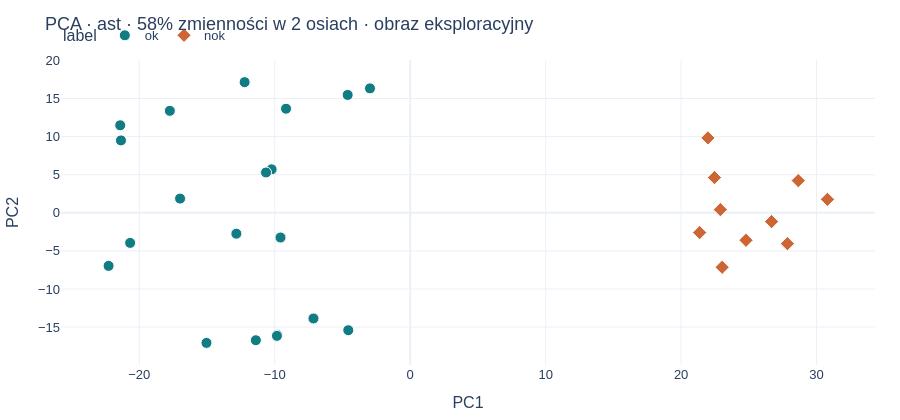
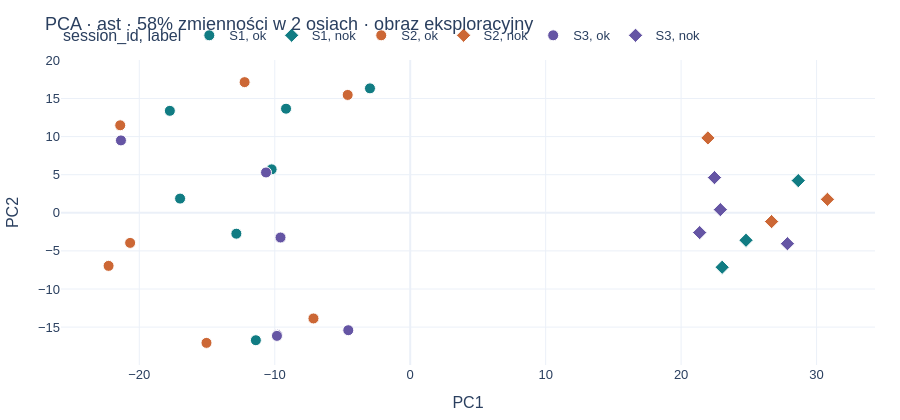

Here is the notebook cell these charts were saved with, in order:
### Code cell
from pinglab.plots import embedding_map
if encoded.plate_id.nunique()>=3:
    display(embedding_map(encoded,'ast')[0])
    display(embedding_map(encoded,'ast',color='session_id')[0])

### Figure 1 — Plotly figure (JSON) as saved in the notebook; plotly's stock layout.template omitted (floating-point values rounded to 4 significant figures)
{"data": [{"customdata": [[3, "S1"], [3, "S2"], [3, "S3"], [3, "S1"], [3, "S2"], [3, "S3"], [3, "S1"], [3, "S2"], [3, "S3"], [3, "S1"], [3, "S2"], [3, "S3"], [3, "S1"], [3, "S2"], [3, "S3"], [3, "S1"], [3, "S2"], [3, "S3"], [3, "S1"], [3, "S2"]], "hovertemplate": "<b>%{hovertext}</b><br><br>label=ok<br>PC1=%{x}<br>PC2=%{y}<br>n_hits=%{customdata[0]}<br>session_id=%{customdata[1]}<extra></extra>", "hovertext": ["SYN_001", "SYN_002", "SYN_003", "SYN_004", "SYN_005", "SYN_006", "SYN_007", "SYN_008", "SYN_009", "SYN_010", "SYN_011", "SYN_012", "SYN_013", "SYN_014", "SYN_015", "SYN_016", "SYN_017", "SYN_018", "SYN_019", "SYN_020"], "legendgroup": "ok", "marker": {"color": "#117c83", "line": {"color": "white", "width": 1}, "size": 11, "symbol": "circle"}, "mode": "markers", "name": "ok", "orientation": "v", "showlegend": true, "type": "scatter", "x": [-2.97, -20.68, -9.811, -10.23, -4.616, -9.575, -16.99, -7.142, -21.35, -11.39, -21.41, -9.838, -12.83, -15.04, -4.572, -17.74, -22.27, -10.64, -9.167, -12.22], "xaxis": "x", "y": [16.33, -3.949, -16.02, 5.701, 15.47, -3.241, 1.867, -13.87, 9.501, -16.72, 11.49, -16.15, -2.741, -17.07, -15.41, 13.38, -6.965, 5.294, 13.66, 17.15], "yaxis": "y"}, {"customdata": [[3, "S3"], [3, "S1"], [3, "S2"], [3, "S3"], [3, "S1"], [3, "S2"], [3, "S3"], [3, "S1"], [3, "S2"], [3, "S3"]], "hovertemplate": "<b>%{hovertext}</b><br><br>label=nok<br>PC1=%{x}<br>PC2=%{y}<br>n_hits=%{customdata[0]}<br>session_id=%{customdata[1]}<extra></extra>", "hovertext": ["SYN_021", "SYN_022", "SYN_023", "SYN_024", "SYN_025", "SYN_026", "SYN_027", "SYN_028", "SYN_029", "SYN_030"], "legendgroup": "nok", "marker": {"color": "#cc6735", "line": {"color": "white", "width": 1}, "size": 11, "symbol": "diamond"}, "mode": "markers", "name": "nok", "orientation": "v", "showlegend": true, "type": "scatter", "x": [27.85, 24.79, 21.98, 22.9, 23.03, 30.8, 21.37, 28.65, 26.68, 22.46], "xaxis": "x", "y": [-4.055, -3.605, 9.828, 0.4158, -7.148, 1.766, -2.596, 4.227, -1.154, 4.619], "yaxis": "y"}], "layout": {"colorway": ["#117c83", "#cc6735", "#6555a4", "#667788"], "font": {"family": "Arial, sans-serif", "size": 13}, "height": 420, "legend": {"orientation": "h", "title": {"text": "label"}, "tracegroupgap": 0, "x": 0, "y": 1.13}, "margin": {"b": 50, "l": 60, "r": 25, "t": 60}, "title": {"text": "PCA · ast · 58% zmienności w 2 osiach · obraz eksploracyjny"}, "xaxis": {"anchor": "y", "domain": [0, 1], "title": {"text": "PC1"}}, "yaxis": {"anchor": "x", "domain": [0, 1], "title": {"text": "PC2"}}}}

### Figure 2 — Plotly figure (JSON) as saved in the notebook; plotly's stock layout.template omitted (floating-point values rounded to 4 significant figures)
{"data": [{"customdata": [[3, "S1"], [3, "S1"], [3, "S1"], [3, "S1"], [3, "S1"], [3, "S1"], [3, "S1"]], "hovertemplate": "<b>%{hovertext}</b><br><br>session_id=%{customdata[1]}<br>label=ok<br>PC1=%{x}<br>PC2=%{y}<br>n_hits=%{customdata[0]}<extra></extra>", "hovertext": ["SYN_001", "SYN_004", "SYN_007", "SYN_010", "SYN_013", "SYN_016", "SYN_019"], "legendgroup": "S1, ok", "marker": {"color": "#117c83", "line": {"color": "white", "width": 1}, "size": 11, "symbol": "circle"}, "mode": "markers", "name": "S1, ok", "orientation": "v", "showlegend": true, "type": "scatter", "x": [-2.971, -10.23, -16.99, -11.39, -12.83, -17.74, -9.167], "xaxis": "x", "y": [16.33, 5.701, 1.867, -16.72, -2.741, 13.38, 13.66], "yaxis": "y"}, {"customdata": [[3, "S1"], [3, "S1"], [3, "S1"]], "hovertemplate": "<b>%{hovertext}</b><br><br>session_id=%{customdata[1]}<br>label=nok<br>PC1=%{x}<br>PC2=%{y}<br>n_hits=%{customdata[0]}<extra></extra>", "hovertext": ["SYN_022", "SYN_025", "SYN_028"], "legendgroup": "S1, nok", "marker": {"color": "#117c83", "line": {"color": "white", "width": 1}, "size": 11, "symbol": "diamond"}, "mode": "markers", "name": "S1, nok", "orientation": "v", "showlegend": true, "type": "scatter", "x": [24.79, 23.03, 28.65], "xaxis": "x", "y": [-3.605, -7.148, 4.227], "yaxis": "y"}, {"customdata": [[3, "S2"], [3, "S2"], [3, "S2"], [3, "S2"], [3, "S2"], [3, "S2"], [3, "S2"]], "hovertemplate": "<b>%{hovertext}</b><br><br>session_id=%{customdata[1]}<br>label=ok<br>PC1=%{x}<br>PC2=%{y}<br>n_hits=%{customdata[0]}<extra></extra>", "hovertext": ["SYN_002", "SYN_005", "SYN_008", "SYN_011", "SYN_014", "SYN_017", "SYN_020"], "legendgroup": "S2, ok", "marker": {"color": "#cc6735", "line": {"color": "white", "width": 1}, "size": 11, "symbol": "circle"}, "mode": "markers", "name": "S2, ok", "orientation": "v", "showlegend": true, "type": "scatter", "x": [-20.68, -4.616, -7.142, -21.41, -15.04, -22.27, -12.22], "xaxis": "x", "y": [-3.949, 15.47, -13.87, 11.49, -17.07, -6.965, 17.15], "yaxis": "y"}, {"customdata": [[3, "S2"], [3, "S2"], [3, "S2"]], "hovertemplate": "<b>%{hovertext}</b><br><br>session_id=%{customdata[1]}<br>label=nok<br>PC1=%{x}<br>PC2=%{y}<br>n_hits=%{customdata[0]}<extra></extra>", "hovertext": ["SYN_023", "SYN_026", "SYN_029"], "legendgroup": "S2, nok", "marker": {"color": "#cc6735", "line": {"color": "white", "width": 1}, "size": 11, "symbol": "diamond"}, "mode": "markers", "name": "S2, nok", "orientation": "v", "showlegend": true, "type": "scatter", "x": [21.98, 30.8, 26.68], "xaxis": "x", "y": [9.828, 1.766, -1.154], "yaxis": "y"}, {"customdata": [[3, "S3"], [3, "S3"], [3, "S3"], [3, "S3"], [3, "S3"], [3, "S3"]], "hovertemplate": "<b>%{hovertext}</b><br><br>session_id=%{customdata[1]}<br>label=ok<br>PC1=%{x}<br>PC2=%{y}<br>n_hits=%{customdata[0]}<extra></extra>", "hovertext": ["SYN_003", "SYN_006", "SYN_009", "SYN_012", "SYN_015", "SYN_018"], "legendgroup": "S3, ok", "marker": {"color": "#6555a4", "line": {"color": "white", "width": 1}, "size": 11, "symbol": "circle"}, "mode": "markers", "name": "S3, ok", "orientation": "v", "showlegend": true, "type": "scatter", "x": [-9.811, -9.575, -21.35, -9.838, -4.572, -10.64], "xaxis": "x", "y": [-16.02, -3.241, 9.501, -16.15, -15.41, 5.294], "yaxis": "y"}, {"customdata": [[3, "S3"], [3, "S3"], [3, "S3"], [3, "S3"]], "hovertemplate": "<b>%{hovertext}</b><br><br>session_id=%{customdata[1]}<br>label=nok<br>PC1=%{x}<br>PC2=%{y}<br>n_hits=%{customdata[0]}<extra></extra>", "hovertext": ["SYN_021", "SYN_024", "SYN_027", "SYN_030"], "legendgroup": "S3, nok", "marker": {"color": "#6555a4", "line": {"color": "white", "width": 1}, "size": 11, "symbol": "diamond"}, "mode": "markers", "name": "S3, nok", "orientation": "v", "showlegend": true, "type": "scatter", "x": [27.85, 22.9, 21.37, 22.46], "xaxis": "x", "y": [-4.055, 0.4158, -2.596, 4.619], "yaxis": "y"}], "layout": {"colorway": ["#117c83", "#cc6735", "#6555a4", "#667788"], "font": {"family": "Arial, sans-serif", "size": 13}, "height": 420, "legend": {"orientation": "h", "title": {"text": "session_id, label"}, "tracegroupgap": 0, "x": 0, "y": 1.13}, "margin": {"b": 50, "l": 60, "r": 25, "t": 60}, "title": {"text": "PCA · ast · 58% zmienności w 2 osiach · obraz eksploracyjny"}, "xaxis": {"anchor": "y", "domain": [0, 1], "title": {"text": "PC1"}}, "yaxis": {"anchor": "x", "domain": [0, 1], "title": {"text": "PC2"}}}}
